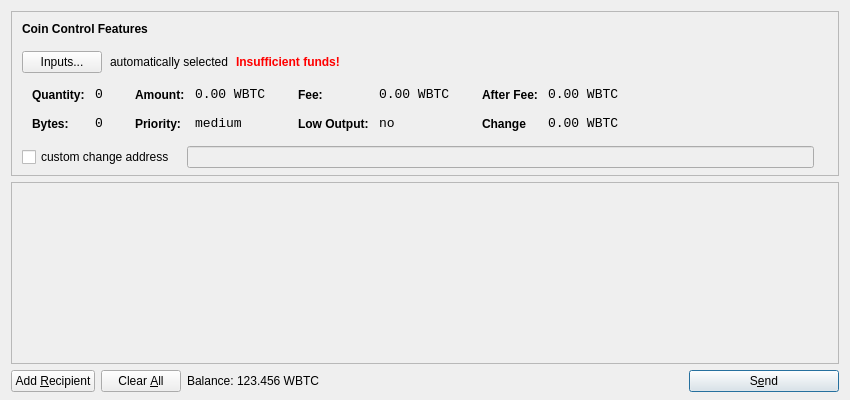
<?xml version="1.0" encoding="UTF-8"?>
<ui version="4.0">
 <class>SendCoinsDialog</class>
 <widget class="QDialog" name="SendCoinsDialog">
  <property name="geometry">
   <rect>
    <x>0</x>
    <y>0</y>
    <width>850</width>
    <height>400</height>
   </rect>
  </property>
  <property name="windowTitle">
   <string>Send Coins</string>
  </property>
  <property name="styleSheet">
   <string notr="true">background-image: url(:/images/bkg2);</string>
  </property>
  <layout class="QVBoxLayout" name="verticalLayout" stretch="0,1,0">
   <property name="bottomMargin">
    <number>8</number>
   </property>
   <item>
    <widget class="QFrame" name="frameCoinControl">
     <property name="sizePolicy">
      <sizepolicy hsizetype="Expanding" vsizetype="Expanding">
       <horstretch>0</horstretch>
       <verstretch>0</verstretch>
      </sizepolicy>
     </property>
     <property name="maximumSize">
      <size>
       <width>16777215</width>
       <height>16777215</height>
      </size>
     </property>
     <property name="frameShape">
      <enum>QFrame::StyledPanel</enum>
     </property>
     <property name="frameShadow">
      <enum>QFrame::Sunken</enum>
     </property>
     <layout class="QVBoxLayout" name="verticalLayoutCoinControl2">
      <property name="spacing">
       <number>6</number>
      </property>
      <property name="leftMargin">
       <number>0</number>
      </property>
      <property name="topMargin">
       <number>0</number>
      </property>
      <property name="rightMargin">
       <number>0</number>
      </property>
      <property name="bottomMargin">
       <number>6</number>
      </property>
      <item>
       <layout class="QVBoxLayout" name="verticalLayoutCoinControl" stretch="0,0,0,0,1">
        <property name="spacing">
         <number>0</number>
        </property>
        <property name="leftMargin">
         <number>10</number>
        </property>
        <property name="topMargin">
         <number>10</number>
        </property>
        <item>
         <layout class="QHBoxLayout" name="horizontalLayoutCoinControl1">
          <property name="bottomMargin">
           <number>15</number>
          </property>
          <item>
           <widget class="QLabel" name="labelCoinControlFeatures">
            <property name="sizePolicy">
             <sizepolicy hsizetype="Preferred" vsizetype="Maximum">
              <horstretch>0</horstretch>
              <verstretch>0</verstretch>
             </sizepolicy>
            </property>
            <property name="font">
             <font>
              <weight>75</weight>
              <bold>true</bold>
             </font>
            </property>
            <property name="styleSheet">
             <string notr="true">font-weight:bold;</string>
            </property>
            <property name="text">
             <string>Coin Control Features</string>
            </property>
           </widget>
          </item>
         </layout>
        </item>
        <item>
         <layout class="QHBoxLayout" name="horizontalLayoutCoinControl2" stretch="0,0,0,0">
          <property name="spacing">
           <number>8</number>
          </property>
          <property name="bottomMargin">
           <number>10</number>
          </property>
          <item>
           <widget class="QPushButton" name="pushButtonCoinControl">
            <property name="styleSheet">
             <string notr="true"/>
            </property>
            <property name="text">
             <string>Inputs...</string>
            </property>
           </widget>
          </item>
          <item>
           <widget class="QLabel" name="labelCoinControlAutomaticallySelected">
            <property name="text">
             <string>automatically selected</string>
            </property>
            <property name="margin">
             <number>5</number>
            </property>
           </widget>
          </item>
          <item>
           <widget class="QLabel" name="labelCoinControlInsuffFunds">
            <property name="font">
             <font>
              <weight>75</weight>
              <bold>true</bold>
             </font>
            </property>
            <property name="styleSheet">
             <string notr="true">color:red;font-weight:bold;</string>
            </property>
            <property name="text">
             <string>Insufficient funds!</string>
            </property>
            <property name="margin">
             <number>5</number>
            </property>
           </widget>
          </item>
          <item>
           <spacer name="horizontalSpacerCoinControl">
            <property name="orientation">
             <enum>Qt::Horizontal</enum>
            </property>
            <property name="sizeHint" stdset="0">
             <size>
              <width>40</width>
              <height>1</height>
             </size>
            </property>
           </spacer>
          </item>
         </layout>
        </item>
        <item>
         <widget class="QWidget" name="widgetCoinControl" native="true">
          <property name="sizePolicy">
           <sizepolicy hsizetype="Preferred" vsizetype="Preferred">
            <horstretch>0</horstretch>
            <verstretch>0</verstretch>
           </sizepolicy>
          </property>
          <property name="minimumSize">
           <size>
            <width>0</width>
            <height>0</height>
           </size>
          </property>
          <property name="styleSheet">
           <string notr="true"/>
          </property>
          <layout class="QHBoxLayout" name="horizontalLayoutCoinControl5">
           <property name="leftMargin">
            <number>0</number>
           </property>
           <property name="topMargin">
            <number>0</number>
           </property>
           <property name="rightMargin">
            <number>0</number>
           </property>
           <property name="bottomMargin">
            <number>0</number>
           </property>
           <item>
            <layout class="QHBoxLayout" name="horizontalLayoutCoinControl3" stretch="0,0,0,1">
             <property name="spacing">
              <number>20</number>
             </property>
             <property name="topMargin">
              <number>0</number>
             </property>
             <property name="bottomMargin">
              <number>10</number>
             </property>
             <item>
              <layout class="QFormLayout" name="formLayoutCoinControl1">
               <property name="horizontalSpacing">
                <number>10</number>
               </property>
               <property name="verticalSpacing">
                <number>14</number>
               </property>
               <property name="leftMargin">
                <number>10</number>
               </property>
               <property name="topMargin">
                <number>4</number>
               </property>
               <property name="rightMargin">
                <number>6</number>
               </property>
               <item row="0" column="0">
                <widget class="QLabel" name="labelCoinControlQuantityText">
                 <property name="styleSheet">
                  <string notr="true">font-weight:bold;</string>
                 </property>
                 <property name="text">
                  <string>Quantity:</string>
                 </property>
                 <property name="margin">
                  <number>0</number>
                 </property>
                </widget>
               </item>
               <item row="0" column="1">
                <widget class="QLabel" name="labelCoinControlQuantity">
                 <property name="font">
                  <font>
                   <family>Monospace</family>
                   <pointsize>10</pointsize>
                  </font>
                 </property>
                 <property name="cursor">
                  <cursorShape>IBeamCursor</cursorShape>
                 </property>
                 <property name="contextMenuPolicy">
                  <enum>Qt::ActionsContextMenu</enum>
                 </property>
                 <property name="text">
                  <string>0</string>
                 </property>
                 <property name="margin">
                  <number>0</number>
                 </property>
                 <property name="textInteractionFlags">
                  <set>Qt::LinksAccessibleByMouse|Qt::TextSelectableByKeyboard|Qt::TextSelectableByMouse</set>
                 </property>
                </widget>
               </item>
               <item row="1" column="0">
                <widget class="QLabel" name="labelCoinControlBytesText">
                 <property name="styleSheet">
                  <string notr="true">font-weight:bold;</string>
                 </property>
                 <property name="text">
                  <string>Bytes:</string>
                 </property>
                </widget>
               </item>
               <item row="1" column="1">
                <widget class="QLabel" name="labelCoinControlBytes">
                 <property name="font">
                  <font>
                   <family>Monospace</family>
                   <pointsize>10</pointsize>
                  </font>
                 </property>
                 <property name="cursor">
                  <cursorShape>IBeamCursor</cursorShape>
                 </property>
                 <property name="contextMenuPolicy">
                  <enum>Qt::ActionsContextMenu</enum>
                 </property>
                 <property name="text">
                  <string>0</string>
                 </property>
                 <property name="textInteractionFlags">
                  <set>Qt::LinksAccessibleByMouse|Qt::TextSelectableByKeyboard|Qt::TextSelectableByMouse</set>
                 </property>
                </widget>
               </item>
              </layout>
             </item>
             <item>
              <layout class="QFormLayout" name="formLayoutCoinControl2">
               <property name="horizontalSpacing">
                <number>10</number>
               </property>
               <property name="verticalSpacing">
                <number>14</number>
               </property>
               <property name="leftMargin">
                <number>6</number>
               </property>
               <property name="topMargin">
                <number>4</number>
               </property>
               <property name="rightMargin">
                <number>6</number>
               </property>
               <item row="0" column="0">
                <widget class="QLabel" name="labelCoinControlAmountText">
                 <property name="styleSheet">
                  <string notr="true">font-weight:bold;</string>
                 </property>
                 <property name="text">
                  <string>Amount:</string>
                 </property>
                 <property name="margin">
                  <number>0</number>
                 </property>
                </widget>
               </item>
               <item row="0" column="1">
                <widget class="QLabel" name="labelCoinControlAmount">
                 <property name="font">
                  <font>
                   <family>Monospace</family>
                   <pointsize>10</pointsize>
                  </font>
                 </property>
                 <property name="cursor">
                  <cursorShape>IBeamCursor</cursorShape>
                 </property>
                 <property name="contextMenuPolicy">
                  <enum>Qt::ActionsContextMenu</enum>
                 </property>
                 <property name="text">
                  <string>0.00 WBTC</string>
                 </property>
                 <property name="textInteractionFlags">
                  <set>Qt::LinksAccessibleByMouse|Qt::TextSelectableByKeyboard|Qt::TextSelectableByMouse</set>
                 </property>
                </widget>
               </item>
               <item row="1" column="0">
                <widget class="QLabel" name="labelCoinControlPriorityText">
                 <property name="styleSheet">
                  <string notr="true">font-weight:bold;</string>
                 </property>
                 <property name="text">
                  <string>Priority:</string>
                 </property>
                </widget>
               </item>
               <item row="1" column="1">
                <widget class="QLabel" name="labelCoinControlPriority">
                 <property name="font">
                  <font>
                   <family>Monospace</family>
                   <pointsize>10</pointsize>
                  </font>
                 </property>
                 <property name="cursor">
                  <cursorShape>IBeamCursor</cursorShape>
                 </property>
                 <property name="contextMenuPolicy">
                  <enum>Qt::ActionsContextMenu</enum>
                 </property>
                 <property name="text">
                  <string>medium</string>
                 </property>
                 <property name="textInteractionFlags">
                  <set>Qt::LinksAccessibleByMouse|Qt::TextSelectableByKeyboard|Qt::TextSelectableByMouse</set>
                 </property>
                </widget>
               </item>
              </layout>
             </item>
             <item>
              <layout class="QFormLayout" name="formLayoutCoinControl3">
               <property name="horizontalSpacing">
                <number>10</number>
               </property>
               <property name="verticalSpacing">
                <number>14</number>
               </property>
               <property name="leftMargin">
                <number>6</number>
               </property>
               <property name="topMargin">
                <number>4</number>
               </property>
               <property name="rightMargin">
                <number>6</number>
               </property>
               <item row="0" column="0">
                <widget class="QLabel" name="labelCoinControlFeeText">
                 <property name="styleSheet">
                  <string notr="true">font-weight:bold;</string>
                 </property>
                 <property name="text">
                  <string>Fee:</string>
                 </property>
                 <property name="margin">
                  <number>0</number>
                 </property>
                </widget>
               </item>
               <item row="0" column="1">
                <widget class="QLabel" name="labelCoinControlFee">
                 <property name="font">
                  <font>
                   <family>Monospace</family>
                   <pointsize>10</pointsize>
                  </font>
                 </property>
                 <property name="cursor">
                  <cursorShape>IBeamCursor</cursorShape>
                 </property>
                 <property name="contextMenuPolicy">
                  <enum>Qt::ActionsContextMenu</enum>
                 </property>
                 <property name="text">
                  <string>0.00 WBTC</string>
                 </property>
                 <property name="textInteractionFlags">
                  <set>Qt::LinksAccessibleByMouse|Qt::TextSelectableByKeyboard|Qt::TextSelectableByMouse</set>
                 </property>
                </widget>
               </item>
               <item row="1" column="0">
                <widget class="QLabel" name="labelCoinControlLowOutputText">
                 <property name="styleSheet">
                  <string notr="true">font-weight:bold;</string>
                 </property>
                 <property name="text">
                  <string>Low Output:</string>
                 </property>
                </widget>
               </item>
               <item row="1" column="1">
                <widget class="QLabel" name="labelCoinControlLowOutput">
                 <property name="font">
                  <font>
                   <family>Monospace</family>
                   <pointsize>10</pointsize>
                  </font>
                 </property>
                 <property name="cursor">
                  <cursorShape>IBeamCursor</cursorShape>
                 </property>
                 <property name="contextMenuPolicy">
                  <enum>Qt::ActionsContextMenu</enum>
                 </property>
                 <property name="text">
                  <string>no</string>
                 </property>
                 <property name="textInteractionFlags">
                  <set>Qt::LinksAccessibleByMouse|Qt::TextSelectableByKeyboard|Qt::TextSelectableByMouse</set>
                 </property>
                </widget>
               </item>
              </layout>
             </item>
             <item>
              <layout class="QFormLayout" name="formLayoutCoinControl4">
               <property name="horizontalSpacing">
                <number>10</number>
               </property>
               <property name="verticalSpacing">
                <number>14</number>
               </property>
               <property name="leftMargin">
                <number>6</number>
               </property>
               <property name="topMargin">
                <number>4</number>
               </property>
               <property name="rightMargin">
                <number>6</number>
               </property>
               <item row="0" column="0">
                <widget class="QLabel" name="labelCoinControlAfterFeeText">
                 <property name="styleSheet">
                  <string notr="true">font-weight:bold;</string>
                 </property>
                 <property name="text">
                  <string>After Fee:</string>
                 </property>
                 <property name="margin">
                  <number>0</number>
                 </property>
                </widget>
               </item>
               <item row="0" column="1">
                <widget class="QLabel" name="labelCoinControlAfterFee">
                 <property name="font">
                  <font>
                   <family>Monospace</family>
                   <pointsize>10</pointsize>
                  </font>
                 </property>
                 <property name="cursor">
                  <cursorShape>IBeamCursor</cursorShape>
                 </property>
                 <property name="contextMenuPolicy">
                  <enum>Qt::ActionsContextMenu</enum>
                 </property>
                 <property name="text">
                  <string>0.00 WBTC</string>
                 </property>
                 <property name="textInteractionFlags">
                  <set>Qt::LinksAccessibleByMouse|Qt::TextSelectableByKeyboard|Qt::TextSelectableByMouse</set>
                 </property>
                </widget>
               </item>
               <item row="1" column="0">
                <widget class="QLabel" name="labelCoinControlChangeText">
                 <property name="styleSheet">
                  <string notr="true">font-weight:bold;</string>
                 </property>
                 <property name="text">
                  <string>Change</string>
                 </property>
                </widget>
               </item>
               <item row="1" column="1">
                <widget class="QLabel" name="labelCoinControlChange">
                 <property name="font">
                  <font>
                   <family>Monospace</family>
                   <pointsize>10</pointsize>
                  </font>
                 </property>
                 <property name="cursor">
                  <cursorShape>IBeamCursor</cursorShape>
                 </property>
                 <property name="contextMenuPolicy">
                  <enum>Qt::ActionsContextMenu</enum>
                 </property>
                 <property name="text">
                  <string>0.00 WBTC</string>
                 </property>
                 <property name="textInteractionFlags">
                  <set>Qt::LinksAccessibleByMouse|Qt::TextSelectableByKeyboard|Qt::TextSelectableByMouse</set>
                 </property>
                </widget>
               </item>
              </layout>
             </item>
            </layout>
           </item>
          </layout>
         </widget>
        </item>
        <item>
         <layout class="QHBoxLayout" name="horizontalLayoutCoinControl4" stretch="0,0,0">
          <property name="spacing">
           <number>12</number>
          </property>
          <property name="sizeConstraint">
           <enum>QLayout::SetDefaultConstraint</enum>
          </property>
          <property name="topMargin">
           <number>5</number>
          </property>
          <property name="rightMargin">
           <number>5</number>
          </property>
          <item>
           <widget class="QCheckBox" name="checkBoxCoinControlChange">
            <property name="text">
             <string>custom change address</string>
            </property>
           </widget>
          </item>
          <item>
           <widget class="QLineEdit" name="lineEditCoinControlChange">
            <property name="enabled">
             <bool>false</bool>
            </property>
            <property name="sizePolicy">
             <sizepolicy hsizetype="Expanding" vsizetype="Fixed">
              <horstretch>0</horstretch>
              <verstretch>0</verstretch>
             </sizepolicy>
            </property>
           </widget>
          </item>
          <item>
           <widget class="QLabel" name="labelCoinControlChangeLabel">
            <property name="sizePolicy">
             <sizepolicy hsizetype="Preferred" vsizetype="Expanding">
              <horstretch>0</horstretch>
              <verstretch>0</verstretch>
             </sizepolicy>
            </property>
            <property name="minimumSize">
             <size>
              <width>0</width>
              <height>0</height>
             </size>
            </property>
            <property name="text">
             <string/>
            </property>
            <property name="margin">
             <number>3</number>
            </property>
           </widget>
          </item>
         </layout>
        </item>
        <item>
         <spacer name="verticalSpacerCoinControl">
          <property name="orientation">
           <enum>Qt::Vertical</enum>
          </property>
          <property name="sizeHint" stdset="0">
           <size>
            <width>800</width>
            <height>1</height>
           </size>
          </property>
         </spacer>
        </item>
       </layout>
      </item>
     </layout>
    </widget>
   </item>
   <item>
    <widget class="QScrollArea" name="scrollArea">
     <property name="widgetResizable">
      <bool>true</bool>
     </property>
     <widget class="QWidget" name="scrollAreaWidgetContents">
      <property name="geometry">
       <rect>
        <x>0</x>
        <y>0</y>
        <width>830</width>
        <height>172</height>
       </rect>
      </property>
      <layout class="QVBoxLayout" name="verticalLayout_2">
       <property name="leftMargin">
        <number>0</number>
       </property>
       <property name="topMargin">
        <number>0</number>
       </property>
       <property name="rightMargin">
        <number>0</number>
       </property>
       <property name="bottomMargin">
        <number>0</number>
       </property>
       <item>
        <layout class="QVBoxLayout" name="entries">
         <property name="spacing">
          <number>6</number>
         </property>
        </layout>
       </item>
       <item>
        <spacer name="verticalSpacer">
         <property name="orientation">
          <enum>Qt::Vertical</enum>
         </property>
         <property name="sizeHint" stdset="0">
          <size>
           <width>20</width>
           <height>40</height>
          </size>
         </property>
        </spacer>
       </item>
      </layout>
     </widget>
    </widget>
   </item>
   <item>
    <layout class="QHBoxLayout" name="horizontalLayout">
     <item>
      <widget class="QPushButton" name="addButton">
       <property name="toolTip">
        <string>Send to multiple recipients at once</string>
       </property>
       <property name="text">
        <string>Add &amp;Recipient</string>
       </property>
       <property name="icon">
        <iconset resource="../bitcoin.qrc">
         <normaloff>:/icons/add</normaloff>:/icons/add</iconset>
       </property>
       <property name="autoDefault">
        <bool>false</bool>
       </property>
      </widget>
     </item>
     <item>
      <widget class="QPushButton" name="clearButton">
       <property name="sizePolicy">
        <sizepolicy hsizetype="Minimum" vsizetype="Fixed">
         <horstretch>0</horstretch>
         <verstretch>0</verstretch>
        </sizepolicy>
       </property>
       <property name="toolTip">
        <string>Remove all transaction fields</string>
       </property>
       <property name="text">
        <string>Clear &amp;All</string>
       </property>
       <property name="icon">
        <iconset resource="../bitcoin.qrc">
         <normaloff>:/icons/remove</normaloff>:/icons/remove</iconset>
       </property>
       <property name="autoRepeatDelay">
        <number>300</number>
       </property>
       <property name="autoDefault">
        <bool>false</bool>
       </property>
      </widget>
     </item>
     <item>
      <layout class="QHBoxLayout" name="horizontalLayout_2">
       <property name="spacing">
        <number>3</number>
       </property>
       <item>
        <widget class="QLabel" name="label">
         <property name="sizePolicy">
          <sizepolicy hsizetype="Preferred" vsizetype="Fixed">
           <horstretch>0</horstretch>
           <verstretch>0</verstretch>
          </sizepolicy>
         </property>
         <property name="text">
          <string>Balance:</string>
         </property>
        </widget>
       </item>
       <item>
        <widget class="QLabel" name="labelBalance">
         <property name="sizePolicy">
          <sizepolicy hsizetype="Preferred" vsizetype="Fixed">
           <horstretch>0</horstretch>
           <verstretch>0</verstretch>
          </sizepolicy>
         </property>
         <property name="cursor">
          <cursorShape>IBeamCursor</cursorShape>
         </property>
         <property name="text">
          <string>123.456 WBTC</string>
         </property>
         <property name="textInteractionFlags">
          <set>Qt::LinksAccessibleByMouse|Qt::TextSelectableByKeyboard|Qt::TextSelectableByMouse</set>
         </property>
        </widget>
       </item>
      </layout>
     </item>
     <item>
      <spacer name="horizontalSpacer">
       <property name="orientation">
        <enum>Qt::Horizontal</enum>
       </property>
       <property name="sizeHint" stdset="0">
        <size>
         <width>40</width>
         <height>20</height>
        </size>
       </property>
      </spacer>
     </item>
     <item>
      <widget class="QPushButton" name="sendButton">
       <property name="minimumSize">
        <size>
         <width>150</width>
         <height>0</height>
        </size>
       </property>
       <property name="toolTip">
        <string>Confirm the send action</string>
       </property>
       <property name="text">
        <string>S&amp;end</string>
       </property>
       <property name="icon">
        <iconset resource="../bitcoin.qrc">
         <normaloff>:/icons/send</normaloff>:/icons/send</iconset>
       </property>
       <property name="default">
        <bool>true</bool>
       </property>
      </widget>
     </item>
    </layout>
   </item>
  </layout>
 </widget>
 <resources>
  <include location="../bitcoin.qrc"/>
 </resources>
 <connections/>
</ui>
